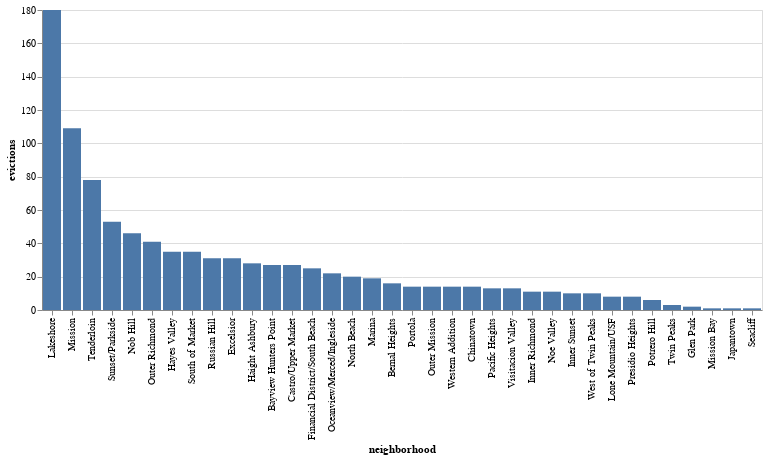

The notebook cell this image was saved under:
### Code cell
alt.Chart(eviction_hood).mark_bar().encode(x = alt.X('neighborhood', sort='-y'), y= 'evictions')

### Figure 1 — Vega-Lite specification as saved in the notebook (floating-point values rounded to 4 significant figures)
{"config": {"view": {"continuousWidth": 400, "continuousHeight": 300}}, "data": {"name": "data-96a05234029ae4f467f89ef75168bb9b"}, "mark": "bar", "encoding": {"x": {"type": "nominal", "field": "neighborhood", "sort": "-y"}, "y": {"type": "quantitative", "field": "evictions"}}, "$schema": "https://vega.github.io/schema/vega-lite/v4.8.1.json", "datasets": {"data-96a05234029ae4f467f89ef75168bb9b": [{"neighborhood": "Lakeshore", "evictions": 180}, {"neighborhood": "Mission", "evictions": 109}, {"neighborhood": "Tenderloin", "evictions": 78}, {"neighborhood": "Sunset/Parkside", "evictions": 53}, {"neighborhood": "Nob Hill", "evictions": 46}, {"neighborhood": "Outer Richmond", "evictions": 41}, {"neighborhood": "Hayes Valley", "evictions": 35}, {"neighborhood": "South of Market", "evictions": 35}, {"neighborhood": "Russian Hill", "evictions": 31}, {"neighborhood": "Excelsior", "evictions": 31}, {"neighborhood": "Haight Ashbury", "evictions": 28}, {"neighborhood": "Bayview Hunters Point", "evictions": 27}, {"neighborhood": "Castro/Upper Market", "evictions": 27}, {"neighborhood": "Financial District/South Beach", "evictions": 25}, {"neighborhood": "Oceanview/Merced/Ingleside", "evictions": 22}, {"neighborhood": "North Beach", "evictions": 20}, {"neighborhood": "Marina", "evictions": 19}, {"neighborhood": "Bernal Heights", "evictions": 16}, {"neighborhood": "Portola", "evictions": 14}, {"neighborhood": "Outer Mission", "evictions": 14}, {"neighborhood": "Western Addition", "evictions": 14}, {"neighborhood": "Chinatown", "evictions": 14}, {"neighborhood": "Pacific Heights", "evictions": 13}, {"neighborhood": "Visitacion Valley", "evictions": 13}, {"neighborhood": "Inner Richmond", "evictions": 11}, {"neighborhood": "Noe Valley", "evictions": 11}, {"neighborhood": "Inner Sunset", "evictions": 10}, {"neighborhood": "West of Twin Peaks", "evictions": 10}, {"neighborhood": "Lone Mountain/USF", "evictions": 8}, {"neighborhood": "Presidio Heights", "evictions": 8}, {"neighborhood": "Potrero Hill", "evictions": 6}, {"neighborhood": "Twin Peaks", "evictions": 3}, {"neighborhood": "Glen Park", "evictions": 2}, {"neighborhood": "Mission Bay", "evictions": 1}, {"neighborhood": "Japantown", "evictions": 1}, {"neighborhood": "Seacliff", "evictions": 1}]}}
